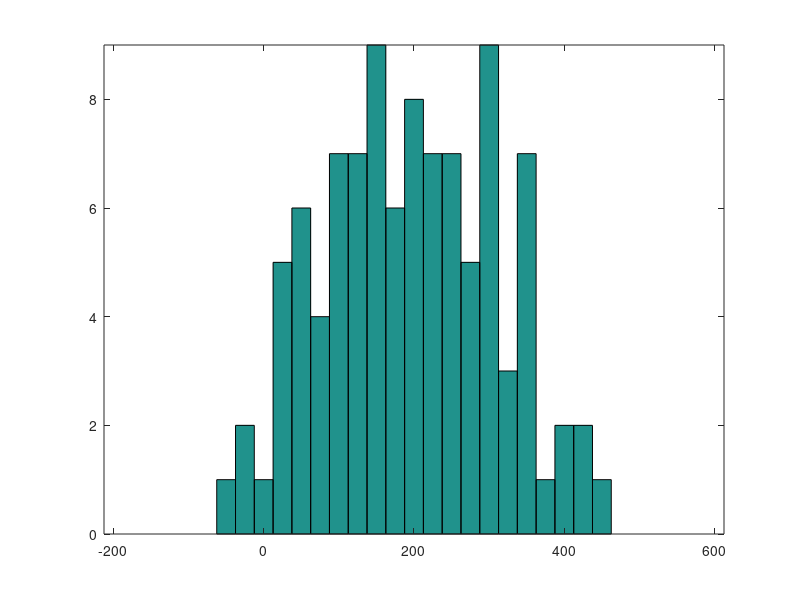

Recreate this plot in MATLAB.
%% TSIS 03
% Tlepbergenova Zhazira

%% Monte Carlo Simulation
% Consider a roulette game, where casino loses if player gueses right color
% on the field of 100 numbers, where 49 numbers are red, 50 numbers are
% black and 1 number is green. So simple analog
% the game, where casino loses if matlabs rand function
% generates a number greater than 0.51. To simulate 10 games lets do this
revenues = sign(0.51 - rand(1, 10))

%%
% profit of the casino in 100 games is
profit = sum(sign(0.51 - rand (1, 100)))

%%
% in 100 games house should win 51 times
% for the 10 trials of 100 games
profits = sum(sign(0.51 - rand(100, 10)))
%%
% we see, that there is sizable probability that the casino has lost money 
% in 100 games. To get an idea of how the net profit is likely to be
% distributed in general, we can repeat the experiment a large number of 
% times and make a histogram of the results.
% The following function computes the
% net profits for k different trials of n games each:
profits = inline('sum(sign(0.51 - rand(n, k)))', 'n', 'k')
%%
% histogram of the output of profits using n = 100 and k = 100.
hist(profits(100, 100), -40:2:40); axis tight
%%
% we see that, house likely will win money after 100 trials, but the chance 
% of the fall is big. To get better
% aproximation lets  try 1000 trials
hist(profits(100, 1000), -40:2:40); axis tight
%%
% in 10000 trials, we see, that histogram shapes like "bel curve". 
hist(profits(100, 10000), -40:2:40); axis tight

%%
% Now consider the net profit after 1000 games. We expect that casino
% will win 510 games. Start from 100 trials
hist(profits(1000, 100), -100:2:150); axis tight

%%
% Though the range of observed values for the profit after 1000 games is
% larger than the range for 100 games, the range of possible values is 10 
% times as large, so that relatively speaking the outcomes are closer 
% together than before. 
% After 1000 games the house is more likely to be ahead, but chance to be
% behind is still sizable. Let's repeat with 1000 trials.
hist(profits(1000, 1000), -100:2:150); axis tight

%%
% Though it is unlikely, the chances are not insignificant that the house 
% is behind by more than 50 units after 1000 games.
% Lets see what happens after 10000 games and 100 trials.
hist(profits(10000, 100), -200:25:600); axis tight
%%
% We see, that 100 trials of 10000 games is enough to realize that the 
% chance of the casino will be behind is not sizable.